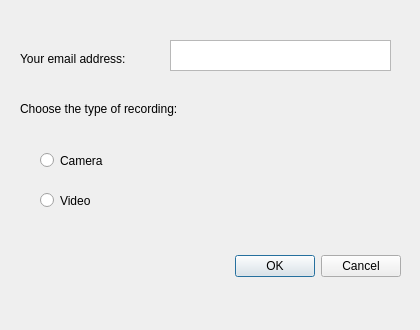
<?xml version="1.0" encoding="UTF-8"?>
<ui version="4.0">
 <class>Movement</class>
 <widget class="QDialog" name="Movement">
  <property name="geometry">
   <rect>
    <x>0</x>
    <y>0</y>
    <width>420</width>
    <height>330</height>
   </rect>
  </property>
  <property name="windowTitle">
   <string>Movement</string>
  </property>
  <widget class="QDialogButtonBox" name="buttonBox">
   <property name="geometry">
    <rect>
     <x>60</x>
     <y>250</y>
     <width>341</width>
     <height>32</height>
    </rect>
   </property>
   <property name="orientation">
    <enum>Qt::Horizontal</enum>
   </property>
   <property name="standardButtons">
    <set>QDialogButtonBox::Cancel|QDialogButtonBox::Ok</set>
   </property>
  </widget>
  <widget class="QLabel" name="label">
   <property name="geometry">
    <rect>
     <x>20</x>
     <y>50</y>
     <width>131</width>
     <height>17</height>
    </rect>
   </property>
   <property name="text">
    <string>Your email address:</string>
   </property>
  </widget>
  <widget class="QTextEdit" name="textEdit">
   <property name="geometry">
    <rect>
     <x>170</x>
     <y>40</y>
     <width>221</width>
     <height>31</height>
    </rect>
   </property>
  </widget>
  <widget class="QRadioButton" name="radioButton">
   <property name="geometry">
    <rect>
     <x>40</x>
     <y>150</y>
     <width>115</width>
     <height>21</height>
    </rect>
   </property>
   <property name="text">
    <string>Camera</string>
   </property>
  </widget>
  <widget class="QRadioButton" name="radioButton_2">
   <property name="geometry">
    <rect>
     <x>40</x>
     <y>190</y>
     <width>115</width>
     <height>21</height>
    </rect>
   </property>
   <property name="text">
    <string>Video</string>
   </property>
  </widget>
  <widget class="QLabel" name="label_2">
   <property name="geometry">
    <rect>
     <x>20</x>
     <y>100</y>
     <width>221</width>
     <height>17</height>
    </rect>
   </property>
   <property name="text">
    <string>Choose the type of recording:</string>
   </property>
  </widget>
 </widget>
 <resources/>
 <connections>
  <connection>
   <sender>buttonBox</sender>
   <signal>accepted()</signal>
   <receiver>Movement</receiver>
   <slot>accept()</slot>
   <hints>
    <hint type="sourcelabel">
     <x>248</x>
     <y>254</y>
    </hint>
    <hint type="destinationlabel">
     <x>157</x>
     <y>274</y>
    </hint>
   </hints>
  </connection>
  <connection>
   <sender>buttonBox</sender>
   <signal>rejected()</signal>
   <receiver>Movement</receiver>
   <slot>reject()</slot>
   <hints>
    <hint type="sourcelabel">
     <x>316</x>
     <y>260</y>
    </hint>
    <hint type="destinationlabel">
     <x>286</x>
     <y>274</y>
    </hint>
   </hints>
  </connection>
 </connections>
</ui>
